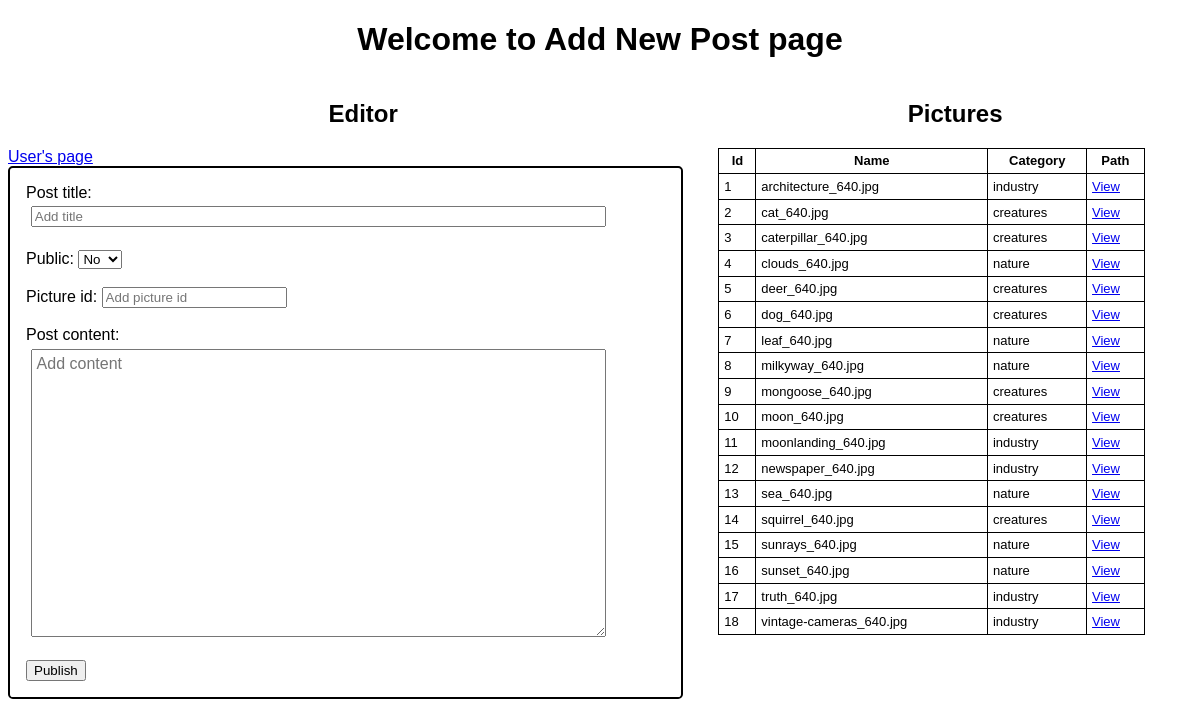
Page /SITE/dashboard/add.php (signed in) on the committed database.
### tables this page shows
CREATE TABLE pics (
	id INT NOT NULL AUTO_INCREMENT PRIMARY KEY,
	name VARCHAR(255) NOT NULL,
	category VARCHAR(255) DEFAULT 'generic',
	path VARCHAR(255) NOT NULL
	);

### SITE/dashboard/backend/addBackend.php (called while the page is built, shortened)
<?php
require_once "../backend/config.php";
$sql = "SELECT * from pics";
$stmt = $connection->query($sql);
$pictures = $stmt->fetchAll();

### SITE/dashboard/add.php (the view, shortened to what this page needs)
<?php
require_once("backend/addBackend.php");
?>
<!DOCTYPE html>
<html lang="en">
    <head>
        <link href="../css/dashboard.css" rel="stylesheet">
    </head>
    <body>
        <h1>Welcome to Add New Post page</h1>
        <div class="clearfix">
            <section class="sixty">
                <h2>Editor</h2>
                <a href="../user.php">User's page</a>
                <form id="post-form" action="<?php htmlspecialchars($_SERVER['PHP_SELF']); ?>" method="POST">
                    <label for="title">Post title:</label>
                    <input type="text" id="title" name="title" placeholder="Add title" maxlength="100" size="100" value="<?php if(isset($title) && !empty($title)) echo $title;?>">
                    <span class="red"><?php echo $titleError; ?></span><br>
                    <label for="public">Public: </label>
                    <select name="public" id="public">
                        <option value="0" selected>No</option>
                    </select><br><br>
                    <label for="picture_id">Picture id:</label>
                    <input type="text" name="picture_id" id="picture_id" placeholder="Add picture id" value="<?php if(isset($picture_id) && !empty($picture_id)) echo $picture_id;?>"><br>
                    <span class="red"><?php echo $pictureError; ?></span><br>
                    <label for="content">Post content: </label>
                    <textarea name="content" id="content" placeholder="Add content"><?php if(isset($content) && !empty($content)) echo $content;?></textarea>
                    <span class="red"><?php echo $contentError; ?></span><br>
                    <input type="submit" value="Publish"><br>
                </form>
            </section>
            <section class="forty">
                <h2>Pictures</h2>
                <div id="img-table">
                    <table>
                        <tr><th>Id</th><th>Name</th><th>Category</th><th>Path</th></tr>
                        <?php
                        if(isset($pictures)){
                            foreach($pictures as $picture){
                                echo "<tr><td>". $picture['id']. "</td><td>" . $picture['name'] . "</td><td>" . $picture['category'] ."</td><td><a href='../" . $picture['path'] . "/" . $picture['name'] . "' target='_blank'>View</a></td></tr>";
                            }
                        }
                        ?>
                    </table>
                </div>
            </section>
        </div>
    </body>
</html>

### SITE/css/dashboard.css (style rules this page uses)
* { box-sizing: border-box; font-family: sans-serif; }
h1, h2 { text-align: center; }
.sixty { width:60%; float: left; }
.forty { width:40%; float: left; }
#post-form { border: 2px black solid; border-radius: .3rem; width:95%; padding: 1rem; }
#title, #content { display: block; margin: .3rem; width: 90%; }
#content { height:18rem; padding: .3rem; font-size: medium; }
.clearfix::after { display:table; content:""; clear:both; }
table { width: 90%; }
table, th, td { border: 1px black solid; border-collapse: collapse; }
td, th { padding: .3rem; font-size: small; }

### rows in the picture
pics: id "1", name "architecture_640.jpg", category "industry"
pics: id "2", name "cat_640.jpg", category "creatures"
pics: id "3", name "caterpillar_640.jpg", category "creatures"
pics: id "4", name "clouds_640.jpg", category "nature"
pics: id "5", name "deer_640.jpg", category "creatures"
pics: id "6", name "dog_640.jpg", category "creatures"
pics: id "7", name "leaf_640.jpg", category "nature"
pics: id "8", name "milkyway_640.jpg", category "nature"
pics: id "9", name "mongoose_640.jpg", category "creatures"
pics: id "10", name "moon_640.jpg", category "creatures"
pics: id "11", name "moonlanding_640.jpg", category "industry"
pics: id "12", name "newspaper_640.jpg", category "industry"
pics: id "13", name "sea_640.jpg", category "nature"
pics: id "14", name "squirrel_640.jpg", category "creatures"
pics: id "15", name "sunrays_640.jpg", category "nature"
pics: id "16", name "sunset_640.jpg", category "nature"
pics: id "17", name "truth_640.jpg", category "industry"
pics: id "18", name "vintage-cameras_640.jpg", category "industry"
